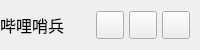
           <widget class="QFrame" name="contentTopBg">
            <property name="minimumSize">
             <size>
              <width>0</width>
              <height>50</height>
             </size>
            </property>
            <property name="maximumSize">
             <size>
              <width>16777215</width>
              <height>50</height>
             </size>
            </property>
            <property name="frameShape">
             <enum>QFrame::Shape::NoFrame</enum>
            </property>
            <property name="frameShadow">
             <enum>QFrame::Shadow::Raised</enum>
            </property>
            <layout class="QHBoxLayout" name="horizontalLayout">
             <property name="spacing">
              <number>0</number>
             </property>
             <property name="leftMargin">
              <number>0</number>
             </property>
             <property name="topMargin">
              <number>0</number>
             </property>
             <property name="rightMargin">
              <number>10</number>
             </property>
             <property name="bottomMargin">
              <number>0</number>
             </property>
             <item>
              <widget class="QFrame" name="leftBox">
               <property name="sizePolicy">
                <sizepolicy hsizetype="Expanding" vsizetype="Preferred">
                 <horstretch>0</horstretch>
                 <verstretch>0</verstretch>
                </sizepolicy>
               </property>
               <property name="frameShape">
                <enum>QFrame::Shape::NoFrame</enum>
               </property>
               <property name="frameShadow">
                <enum>QFrame::Shadow::Raised</enum>
               </property>
               <layout class="QHBoxLayout" name="horizontalLayout_3">
                <property name="spacing">
                 <number>0</number>
                </property>
                <property name="leftMargin">
                 <number>0</number>
                </property>
                <property name="topMargin">
                 <number>0</number>
                </property>
                <property name="rightMargin">
                 <number>0</number>
                </property>
                <property name="bottomMargin">
                 <number>0</number>
                </property>
                <item>
                 <widget class="QLabel" name="titleRightInfo">
                  <property name="enabled">
                   <bool>true</bool>
                  </property>
                  <property name="sizePolicy">
                   <sizepolicy hsizetype="Preferred" vsizetype="Expanding">
                    <horstretch>0</horstretch>
                    <verstretch>0</verstretch>
                   </sizepolicy>
                  </property>
                  <property name="maximumSize">
                   <size>
                    <width>16777215</width>
                    <height>45</height>
                   </size>
                  </property>
                  <property name="font">
                   <font>
                    <family>Segoe UI</family>
                    <pointsize>12</pointsize>
                    <italic>false</italic>
                    <bold>false</bold>
                    <kerning>false</kerning>
                   </font>
                  </property>
                  <property name="toolTip">
                   <string>哔哩哨兵</string>
                  </property>
                  <property name="text">
                   <string>哔哩哨兵</string>
                  </property>
                  <property name="alignment">
                   <set>Qt::AlignmentFlag::AlignLeading|Qt::AlignmentFlag::AlignLeft|Qt::AlignmentFlag::AlignVCenter</set>
                  </property>
                  <property name="wordWrap">
                   <bool>false</bool>
                  </property>
                 </widget>
                </item>
               </layout>
              </widget>
             </item>
             <item alignment="Qt::AlignmentFlag::AlignRight">
              <widget class="QFrame" name="rightButtons">
               <property name="minimumSize">
                <size>
                 <width>0</width>
                 <height>28</height>
                </size>
               </property>
               <property name="frameShape">
                <enum>QFrame::Shape::NoFrame</enum>
               </property>
               <property name="frameShadow">
                <enum>QFrame::Shadow::Raised</enum>
               </property>
               <layout class="QHBoxLayout" name="horizontalLayout_2">
                <property name="spacing">
                 <number>5</number>
                </property>
                <property name="leftMargin">
                 <number>0</number>
                </property>
                <property name="topMargin">
                 <number>0</number>
                </property>
                <property name="rightMargin">
                 <number>0</number>
                </property>
                <property name="bottomMargin">
                 <number>0</number>
                </property>
                <item>
                 <widget class="QPushButton" name="minimizeAppBtn">
                  <property name="minimumSize">
                   <size>
                    <width>28</width>
                    <height>28</height>
                   </size>
                  </property>
                  <property name="maximumSize">
                   <size>
                    <width>28</width>
                    <height>28</height>
                   </size>
                  </property>
                  <property name="cursor">
                   <cursorShape>PointingHandCursor</cursorShape>
                  </property>
                  <property name="toolTip">
                   <string>最小化</string>
                  </property>
                  <property name="text">
                   <string/>
                  </property>
                  <property name="icon">
                   <iconset>
                    <normaloff>:/icons/images/icons/icon_minimize.png</normaloff>:/icons/images/icons/icon_minimize.png</iconset>
                  </property>
                  <property name="iconSize">
                   <size>
                    <width>20</width>
                    <height>20</height>
                   </size>
                  </property>
                 </widget>
                </item>
                <item>
                 <widget class="QPushButton" name="maximizeRestoreAppBtn">
                  <property name="minimumSize">
                   <size>
                    <width>28</width>
                    <height>28</height>
                   </size>
                  </property>
                  <property name="maximumSize">
                   <size>
                    <width>28</width>
                    <height>28</height>
                   </size>
                  </property>
                  <property name="font">
                   <font>
                    <family>Segoe UI</family>
                    <pointsize>12</pointsize>
                    <italic>false</italic>
                    <bold>false</bold>
                    <stylestrategy>PreferDefault</stylestrategy>
                   </font>
                  </property>
                  <property name="cursor">
                   <cursorShape>PointingHandCursor</cursorShape>
                  </property>
                  <property name="toolTip">
                   <string>最大化</string>
                  </property>
                  <property name="text">
                   <string/>
                  </property>
                  <property name="icon">
                   <iconset>
                    <normaloff>:/icons/images/icons/icon_maximize.png</normaloff>:/icons/images/icons/icon_maximize.png</iconset>
                  </property>
                  <property name="iconSize">
                   <size>
                    <width>20</width>
                    <height>20</height>
                   </size>
                  </property>
                 </widget>
                </item>
                <item>
                 <widget class="QPushButton" name="closeAppBtn">
                  <property name="minimumSize">
                   <size>
                    <width>28</width>
                    <height>28</height>
                   </size>
                  </property>
                  <property name="maximumSize">
                   <size>
                    <width>28</width>
                    <height>28</height>
                   </size>
                  </property>
                  <property name="cursor">
                   <cursorShape>PointingHandCursor</cursorShape>
                  </property>
                  <property name="toolTip">
                   <string>关闭</string>
                  </property>
                  <property name="text">
                   <string/>
                  </property>
                  <property name="icon">
                   <iconset>
                    <normaloff>:/icons/images/icons/icon_close.png</normaloff>:/icons/images/icons/icon_close.png</iconset>
                  </property>
                  <property name="iconSize">
                   <size>
                    <width>20</width>
                    <height>20</height>
                   </size>
                  </property>
                 </widget>
                </item>
               </layout>
              </widget>
             </item>
            </layout>
           </widget>
